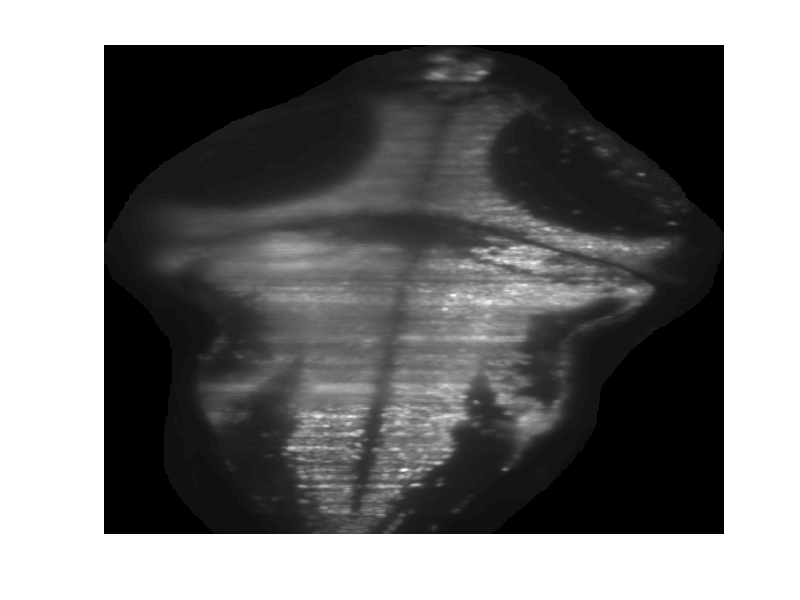

Reproduce this figure in MATLAB. (Note: this script raises an error after producing the figure.)
function demoNcutImage;
% demoNcutImage
% 
% demo for NcutImage
% also initialize matlab paths to subfolders
% Timothee Cour, Stella Yu, Jianbo Shi, 2004.

disp('Ncut Image Segmentation demo');

%% read image, change color image to brightness image, resize to 160x160
load('seg.mat');

%I = imread_ncut('jpg_images/3.jpg',160,160);

%% display the image
figure(1);clf; imagesc(I);colormap(gray);axis off;
disp('This is the input image to segment, press Enter to continue...');
pause;

%% compute the edges imageEdges, the similarity matrix W based on
%% Intervening Contours, the Ncut eigenvectors and discrete segmentation
nbSegments = 5;
disp('computing Ncut eigenvectors ...');
tic;
[SegLabel,NcutDiscrete,NcutEigenvectors,NcutEigenvalues,W,imageEdges]= NcutImage(I,nbSegments);
disp(['The computation took ' num2str(toc) ' seconds on the ' num2str(size(I,1)) 'x' num2str(size(I,2)) ' image']);


%% display the edges
figure(2);clf; imagesc(imageEdges); axis off
disp('This is the edges computed, press Enter to continue...');
pause;

%% display the segmentation
figure(3);clf
bw = edge(SegLabel,0.01);
J1=showmask(I,imdilate(bw,ones(2,2))); imagesc(J1);axis off
disp('This is the segmentation, press Enter to continue...');
pause;

%% display Ncut eigenvectors
figure(4);clf;set(gcf,'Position',[100,500,200*(nbSegments+1),200]);
[nr,nc,nb] = size(I);
for i=1:nbSegments
    subplot(1,nbSegments,i);
    imagesc(reshape(NcutEigenvectors(:,i) , nr,nc));axis('image');axis off;
end
disp('This is the Ncut eigenvectors...');
disp('The demo is finished.');
